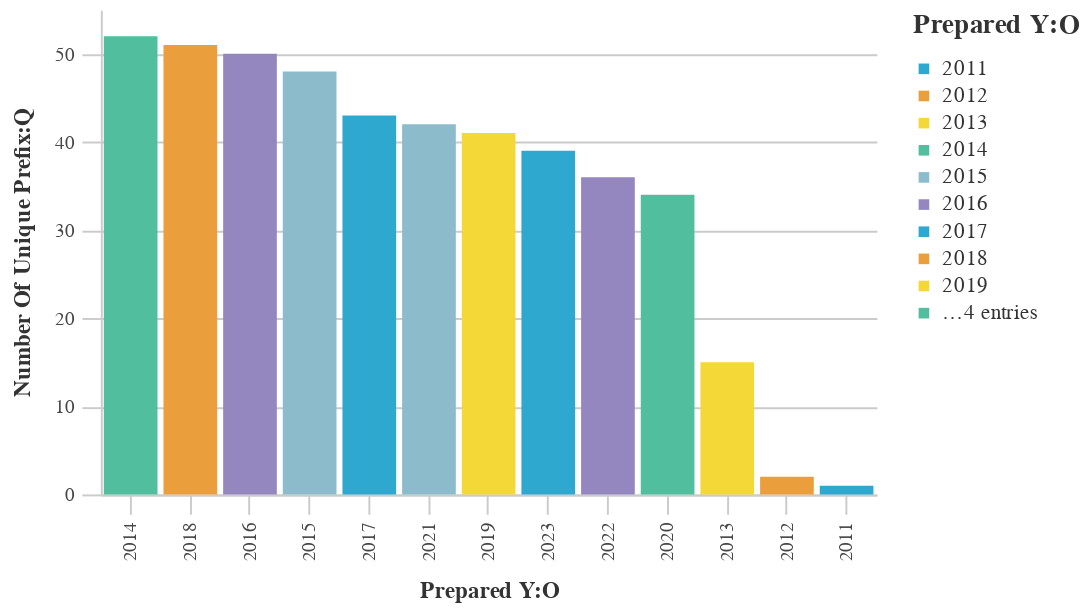

This figure's notebook cell:
### Code cell
_dla_utils.basic_bar_chart(
    (df2), "prepared_y:O", "unique_prefix:Q", "prepared_y:O", "subset")

### Figure 1 — Vega-Lite specification as saved in the notebook (floating-point values rounded to 4 significant figures)
{"width": 400, "height": 250, "background": "white", "config": {"title": {"fontSize": 18, "font": "Raleway", "anchor": "middle", "fontColor": "#333", "fontWeight": 300, "offset": 20}, "header": {"labelFont": "Nunito Sans", "titleFont": "Raleway"}, "axis": {"domain": true, "domainColor": "#cbcbcb", "grid": true, "gridColor": "#cbcbcb", "gridWidth": 1, "labelColor": "#474747", "labelFontSize": 10, "titleColor": "#333", "tickColor": "#cbcbcb", "tickSize": 10, "titleFontSize": 12, "titlePadding": 10, "labelPadding": 4, "labelFont": "Nunito Sans", "titleFont": "Raleway"}, "axisBand": {"grid": false}, "range": {"category_bright": ["#2EA8CE", "#EB9F3C", "#F4D837", "#51BF9D", "#8CBCCB", "#9487C0"], "category_bold": ["#136C97", "#E16B26", "#F6BF16", "#00896B", "#7790A3", "#5B559C"], "diverging": ["#E16B26", "#EB9F3C", "#f6e7e1", "#8CBCCB", "#2EA8CE", "#136C97"], "sequential": ["#B9D6DF", "#8CBCCB", "#2EA8CE", "#136C97", "#0B405B"]}, "legend": {"labelFont": "Nunito Sans", "labelFontSize": 11, "symbolType": "square", "symbolSize": 30, "titleFont": "Raleway", "titleFontSize": 14, "titlePadding": 10, "padding": 1, "orient": "right", "labelLimit": 0, "labelColor": "#333", "titleColor": "#333"}, "view": {"stroke": "transparent"}, "group": {"fill": "white"}, "arc": {"fill": "#8CBCCB"}, "area": {"fill": "#8CBCCB"}, "line": {"stroke": "#8CBCCB", "strokeWidth": 2}, "trail": {"color": "#8CBCCB", "stroke": "#8CBCCB", "strokeWidth": 0, "size": 1}, "path": {"stroke": "#8CBCCB", "strokeWidth": 0.5}, "rect": {"fill": "#8CBCCB"}, "point": {"filled": true, "shape": "circle"}, "shape": {"stroke": "#8CBCCB"}, "text": {"font": "Nunito Sans", "color": "#8CBCCB", "fontSize": 11, "align": "center", "fontWeight": 400, "size": 11}, "bar": {"binSpacing": 2, "fill": "#8CBCCB", "stroke": false}, "background": "white", "font": "Raleway"}, "data": {"name": "data-bab39bede7dadfcd2029690515d61a81"}, "mark": {"type": "bar"}, "encoding": {"color": {"field": "prepared_y", "legend": {"symbolLimit": 10, "title": "Prepared Y:O"}, "scale": {"range": ["#2EA8CE", "#EB9F3C", "#F4D837", "#51BF9D", "#8CBCCB", "#9487C0"]}, "type": "ordinal"}, "tooltip": [{"field": "Prepared Y", "title": "Prepared Y:O", "type": "ordinal"}, {"field": "Number Of Unique Prefix", "title": "Number Of Unique Prefix:Q", "type": "quantitative"}], "x": {"field": "prepared_y", "sort": "-y", "title": "Prepared Y:O", "type": "ordinal"}, "y": {"field": "unique_prefix", "title": "Number Of Unique Prefix:Q", "type": "quantitative"}}, "$schema": "https://vega.github.io/schema/vega-lite/v5.8.0.json", "datasets": {"data-bab39bede7dadfcd2029690515d61a81": [{"prepared_y": 2023.0, "dist": 4, "ac_requested_sum": 68963358, "fed_requested_sum": 287372905, "total_requested_sum": 513234208, "ac_requested_mean": 237000.0, "fed_requested_mean": 987500.0, "total_requested_mean": 1764000.0, "unique_prefix": 39, "unique_primary_agency_name": 80, "unique_project_location": 232, "unique_project_no": 231, "unique_type_of_work": 201}, {"prepared_y": 2022.0, "dist": 4, "ac_requested_sum": -32264811, "fed_requested_sum": 342782897, "total_requested_sum": 245130910, "ac_requested_mean": -92980.0, "fed_requested_mean": 987800.0, "total_requested_mean": 706400.0, "unique_prefix": 36, "unique_primary_agency_name": 96, "unique_project_location": 264, "unique_project_no": 279, "unique_type_of_work": 252}, {"prepared_y": 2021.0, "dist": 4, "ac_requested_sum": -7581871, "fed_requested_sum": 151107792, "total_requested_sum": 209378112, "ac_requested_mean": -18670.0, "fed_requested_mean": 372200.0, "total_requested_mean": 515700.0, "unique_prefix": 42, "unique_primary_agency_name": 101, "unique_project_location": 316, "unique_project_no": 326, "unique_type_of_work": 288}, {"prepared_y": 2020.0, "dist": 4, "ac_requested_sum": -16015854, "fed_requested_sum": 219797497, "total_requested_sum": 385650237, "ac_requested_mean": -55420.0, "fed_requested_mean": 760500.0, "total_requested_mean": 1334000.0, "unique_prefix": 34, "unique_primary_agency_name": 89, "unique_project_location": 234, "unique_project_no": 243, "unique_type_of_work": 215}, {"prepared_y": 2019.0, "dist": 4, "ac_requested_sum": -70929401, "fed_requested_sum": 314851257, "total_requested_sum": 319675522, "ac_requested_mean": -177300.0, "fed_requested_mean": 787100.0, "total_requested_mean": 799200.0, "unique_prefix": 41, "unique_primary_agency_name": 93, "unique_project_location": 322, "unique_project_no": 333, "unique_type_of_work": 299}, {"prepared_y": 2018.0, "dist": 4, "ac_requested_sum": -19612826, "fed_requested_sum": 286154006, "total_requested_sum": 374039028, "ac_requested_mean": -43200.0, "fed_requested_mean": 630300.0, "total_requested_mean": 823900.0, "unique_prefix": 51, "unique_primary_agency_name": 97, "unique_project_location": 344, "unique_project_no": 369, "unique_type_of_work": 315}, {"prepared_y": 2017.0, "dist": 4, "ac_requested_sum": -12268569, "fed_requested_sum": 279804750, "total_requested_sum": 332810636, "ac_requested_mean": -33430.0, "fed_requested_mean": 762400.0, "total_requested_mean": 906800.0, "unique_prefix": 43, "unique_primary_agency_name": 97, "unique_project_location": 292, "unique_project_no": 319, "unique_type_of_work": 269}, {"prepared_y": 2016.0, "dist": 4, "ac_requested_sum": 59687248, "fed_requested_sum": 304782100, "total_requested_sum": 502320628, "ac_requested_mean": 144200.0, "fed_requested_mean": 736200.0, "total_requested_mean": 1213000.0, "unique_prefix": 50, "unique_primary_agency_name": 113, "unique_project_location": 336, "unique_project_no": 361, "unique_type_of_work": 300}, {"prepared_y": 2015.0, "dist": 4, "ac_requested_sum": 68364142, "fed_requested_sum": 239952075, "total_requested_sum": 448655374, "ac_requested_mean": 152300.0, "fed_requested_mean": 534400.0, "total_requested_mean": 999200.0, "unique_prefix": 48, "unique_primary_agency_name": 109, "unique_project_location": 374, "unique_project_no": 394, "unique_type_of_work": 300}, {"prepared_y": 2014.0, "dist": 4, "ac_requested_sum": -21667366, "fed_requested_sum": 178332665, "total_requested_sum": 229278381, "ac_requested_mean": -44490.0, "fed_requested_mean": 366200.0, "total_requested_mean": 470800.0, "unique_prefix": 52, "unique_primary_agency_name": 108, "unique_project_location": 376, "unique_project_no": 400, "unique_type_of_work": 295}, {"prepared_y": 2013.0, "dist": 4, "ac_requested_sum": 928825, "fed_requested_sum": 48608230, "total_requested_sum": 57966809, "ac_requested_mean": 24440.0, "fed_requested_mean": 1279000.0, "total_requested_mean": 1525000.0, "unique_prefix": 15, "unique_primary_agency_name": 28, "unique_project_location": 35, "unique_project_no": 38, "unique_type_of_work": 38}, {"prepared_y": 2012.0, "dist": 4, "ac_requested_sum": 0, "fed_requested_sum": 3652067, "total_requested_sum": 10376580, "ac_requested_mean": 0.0, "fed_requested_mean": 913000.0, "total_requested_mean": 2594000.0, "unique_prefix": 2, "unique_primary_agency_name": 3, "unique_project_location": 4, "unique_project_no": 4, "unique_type_of_work": 4}, {"prepared_y": 2011.0, "dist": 4, "ac_requested_sum": 0, "fed_requested_sum": 0, "total_requested_sum": 3173, "ac_requested_mean": 0.0, "fed_requested_mean": 0.0, "total_requested_mean": 3173.0, "unique_prefix": 1, "unique_primary_agency_name": 1, "unique_project_location": 1, "unique_project_no": 1, "unique_type_of_work": 1}]}}
